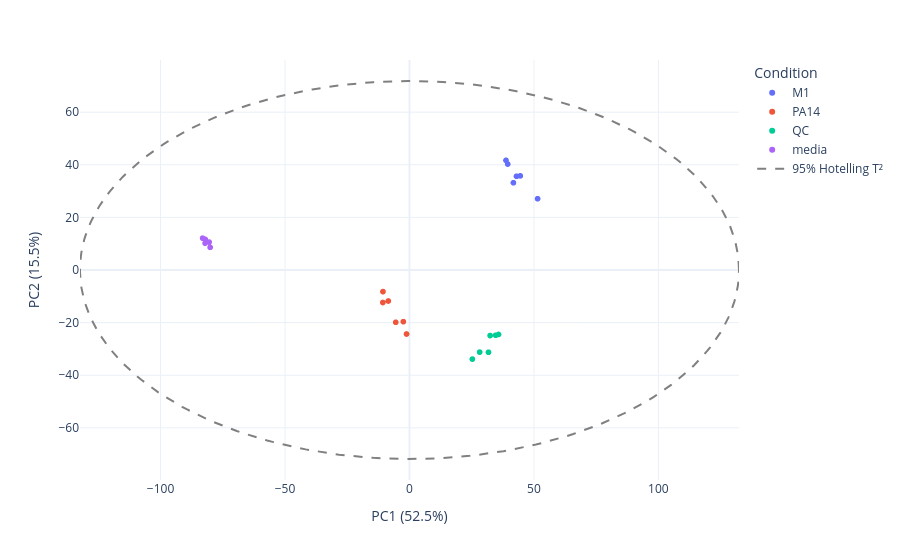

Notebook code for this chart:
### Markdown cell above
### Scores plot

Each point is one sample. Points are coloured by **Condition** (M1, PA14, QC, media).  
The dashed ellipse marks the 95% Hotelling T² confidence limit and samples outside it are _potential_ outliers.

### Code cell
var = pcaModel['PCA'].explained_variance_ratio_

fig = px.scatter(pcaResultsDFrame, x='PC1', y='PC2',
    color='Condition',
    hover_data=['Sample File Name'],
    render_mode='webgl',
    labels={
        'PC1': f'PC1 ({var[0]*100:.1f}%)',
        'PC2': f'PC2 ({var[1]*100:.1f}%)'
    },
    template='plotly_white')

ex, ey = hotelling_ellipse(T_scores, pcaModel)

fig.add_scatter(x=ex, y=ey, mode='lines',
                line=dict(color='grey', dash='dash'),
                name='95% Hotelling T²')
fig.show()

### Figure 1 — Plotly figure (JSON) as saved in the notebook; plotly's stock layout.template omitted (floating-point values rounded to 4 significant figures; data arrays with more than 128 entries replaced by an {"elided": "..."} marker saying what was removed)
{"data": [{"customdata": [["171103_PMA_TK_M1_01.mzML"], ["171103_PMA_TK_M1_02.mzML"], ["171103_PMA_TK_M1_03.mzML"], ["171103_PMA_TK_M1_04.mzML"], ["171103_PMA_TK_M1_05.mzML"], ["171103_PMA_TK_M1_06.mzML"]], "hovertemplate": "Condition=M1<br>PC1 (52.5%)=%{x}<br>PC2 (15.5%)=%{y}<br>Sample File Name=%{customdata[0]}<extra></extra>", "legendgroup": "M1", "marker": {"color": "#636efa", "symbol": "circle"}, "mode": "markers", "name": "M1", "showlegend": true, "type": "scattergl", "x": [39.45, 44.51, 42.98, 51.46, 41.74, 38.77], "xaxis": "x", "y": [40.27, 35.79, 35.63, 27.1, 33.17, 41.68], "yaxis": "y"}, {"customdata": [["171103_PMA_TK_PA14_01.mzML"], ["171103_PMA_TK_PA14_02.mzML"], ["171103_PMA_TK_PA14_03.mzML"], ["171103_PMA_TK_PA14_04.mzML"], ["171103_PMA_TK_PA14_05.mzML"], ["171103_PMA_TK_PA14_06.mzML"]], "hovertemplate": "Condition=PA14<br>PC1 (52.5%)=%{x}<br>PC2 (15.5%)=%{y}<br>Sample File Name=%{customdata[0]}<extra></extra>", "legendgroup": "PA14", "marker": {"color": "#EF553B", "symbol": "circle"}, "mode": "markers", "name": "PA14", "showlegend": true, "type": "scattergl", "x": [-8.504, -10.65, -2.465, -1.184, -10.7, -5.523], "xaxis": "x", "y": [-11.79, -8.205, -19.64, -24.33, -12.36, -19.88], "yaxis": "y"}, {"customdata": [["171103_PMA_TK_QC_03.mzML"], ["171103_PMA_TK_QC_04.mzML"], ["171103_PMA_TK_QC_05.mzML"], ["171103_PMA_TK_QC_06.mzML"], ["171103_PMA_TK_QC_07.mzML"], ["171103_PMA_TK_QC_08.mzML"]], "hovertemplate": "Condition=QC<br>PC1 (52.5%)=%{x}<br>PC2 (15.5%)=%{y}<br>Sample File Name=%{customdata[0]}<extra></extra>", "legendgroup": "QC", "marker": {"color": "#00cc96", "symbol": "circle"}, "mode": "markers", "name": "QC", "showlegend": true, "type": "scattergl", "x": [25.26, 28.19, 31.74, 32.39, 34.62, 35.76], "xaxis": "x", "y": [-33.88, -31.22, -31.28, -24.93, -24.8, -24.51], "yaxis": "y"}, {"customdata": [["171103_PMA_TK_media_02.mzML"], ["171103_PMA_TK_media_03.mzML"], ["171103_PMA_TK_media_04.mzML"], ["171103_PMA_TK_media_05.mzML"], ["171103_PMA_TK_media_06.mzML"]], "hovertemplate": "Condition=media<br>PC1 (52.5%)=%{x}<br>PC2 (15.5%)=%{y}<br>Sample File Name=%{customdata[0]}<extra></extra>", "legendgroup": "media", "marker": {"color": "#ab63fa", "symbol": "circle"}, "mode": "markers", "name": "media", "showlegend": true, "type": "scattergl", "x": [-82.11, -83.1, -82.04, -80.09, -80.5], "xaxis": "x", "y": [10.19, 12.11, 11.65, 8.614, 10.62], "yaxis": "y"}, {"line": {"color": "grey", "dash": "dash"}, "mode": "lines", "name": "95% Hotelling T²", "type": "scatter", "x": {"elided": "300 float values"}, "y": {"elided": "300 float values"}}], "layout": {"legend": {"title": {"text": "Condition"}, "tracegroupgap": 0}, "margin": {"t": 60}, "xaxis": {"anchor": "y", "domain": [0, 1], "title": {"text": "PC1 (52.5%)"}}, "yaxis": {"anchor": "x", "domain": [0, 1], "title": {"text": "PC2 (15.5%)"}}}}
